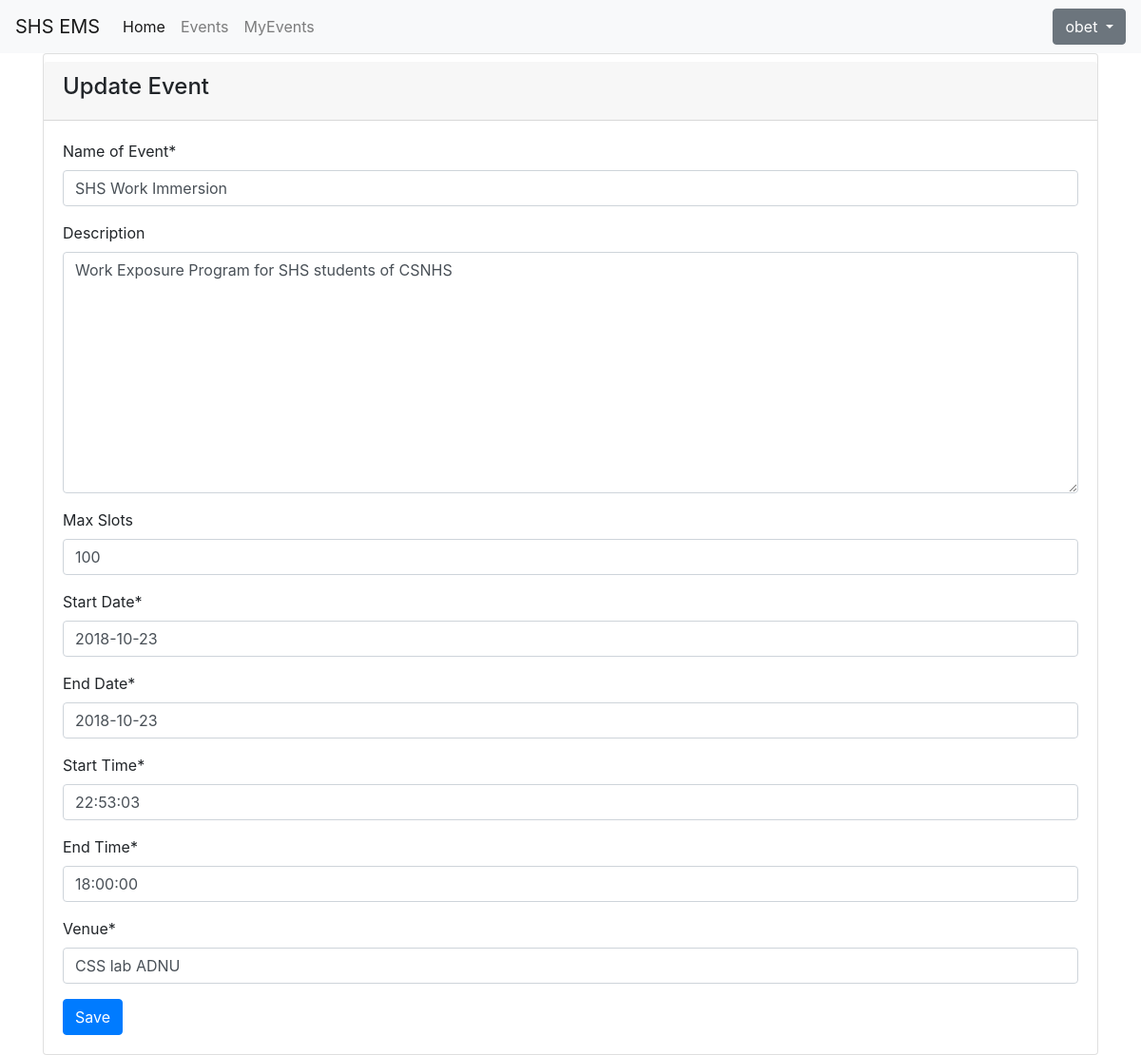
The page /events/1/update/ (signed in) on the database its author committed.
### users/models.py (models this page shows, shortened)
class Participant(AbstractUser):
    contact_number = models.CharField("Contact Number", max_length = 50)

### events/models.py (models this page shows, shortened)
class Event(models.Model):
    name = models.CharField("Name of Event", max_length = 50)
    description = models.TextField("Description", max_length = 1000, blank = True)
    max_slots = models.IntegerField("Max Slots", blank = True, null = True)
    date_from = models.DateField("Start Date", null = True)
    date_to = models.DateField("End Date", null = True)
    time_from = models.TimeField("Start Time", null = True)
    time_to = models.TimeField("End Time", null = True)
    venue = models.CharField("Venue", max_length = 200, default = '')
    creator = models.ForeignKey(to = 'users.Participant', on_delete = models.CASCADE, null = True)

### events/views.py (the view)
# urls.py: path("events/<int:pk>/update/", EventUpdateView.as_view(), name = "eventupdate"),
class EventUpdateView(LoginRequiredMixin, UpdateView):
    model = Event
    template_name = "eventupdate.html"
    fields = ['name', 'description', 'max_slots', 'date_from', 'date_to', 'time_from', 'time_to', 'venue']
    login_url = "login"

### templates/eventupdate.html (shortened to what this page needs)
{% extends "base.html" %}
{% load crispy_forms_tags %}
{% block content %}
<div class="card">
    <div class="card-header mt-2">
        <h4>Update Event</h4>
        </div>
        <div class="card-body">
                <form method = "post" action = "">
                    {{ form | crispy }}
                    <button type="submit"
                    class="btn btn-primary">Save</button>
                </form>
        </div>
      </div>
{% endblock content %}

### templates/base.html (shortened to what this page needs)
<!doctype html>
<html lang="en">
  <head>
    <link rel="stylesheet" href="https://stackpath.bootstrapcdn.com/bootstrap/4.1.3/css/bootstrap.min.css">
  </head>
  <body>
      <nav class="navbar navbar-expand-lg navbar-light bg-light">
          <a class="navbar-brand" href="{% url 'home' %}">SHS EMS</a>
          <div class="collapse navbar-collapse" id="navbarTogglerDemo02">
            <ul class="navbar-nav mr-auto mt-2 mt-md-0">
              <li class="nav-item active">
                <a class="nav-link" href="{% url 'home' %}">Home</a>
              </li>
              <li class="nav-item">
                <a class="nav-link" href="{% url 'event_list' %}">Events</a>
              </li>
              <li class="nav-item">
                  <a class="nav-link" href="{% url 'myevent_list' %}">MyEvents</a>
                </li>
            </ul>
          </div>
        {% if user.is_authenticated %}
        <div class="btn-group">
            <button type="button" class="btn btn-secondary dropdown-toggle" data-toggle="dropdown" aria-haspopup="true" aria-expanded="false">
                {{user.username}}
            </button>
        </div>
          {% endif %}
        </nav>
      <div class="container">
            {% block content %}
            {% endblock content %}
      </div>
  </body>
</html>

### rows shown on the page
Participant: username "obet"
Event: name "SHS Work Immersion", description "Work Exposure Program for SHS students of CSNHS", max_slots "100", date_from "2018-10-23", date_to "2018-10-23", time_from "22:53:03", time_to "18:00:00", venue "CSS lab ADNU"
